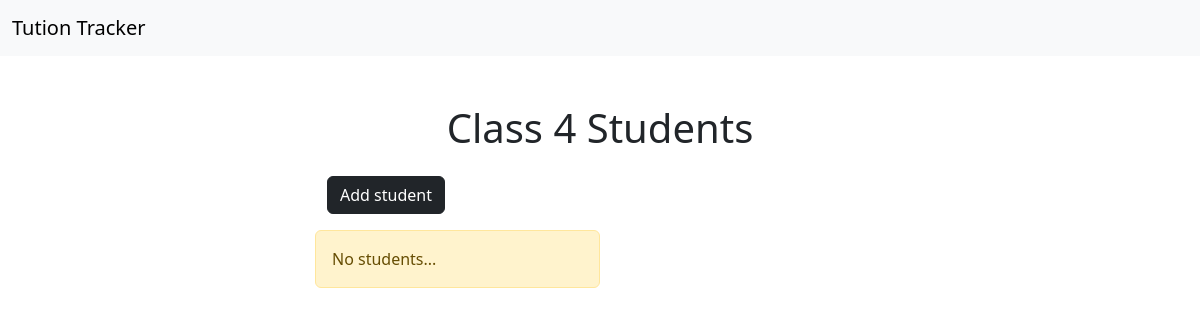
The page /class/20/students (signed in) on the database as committed earlier.
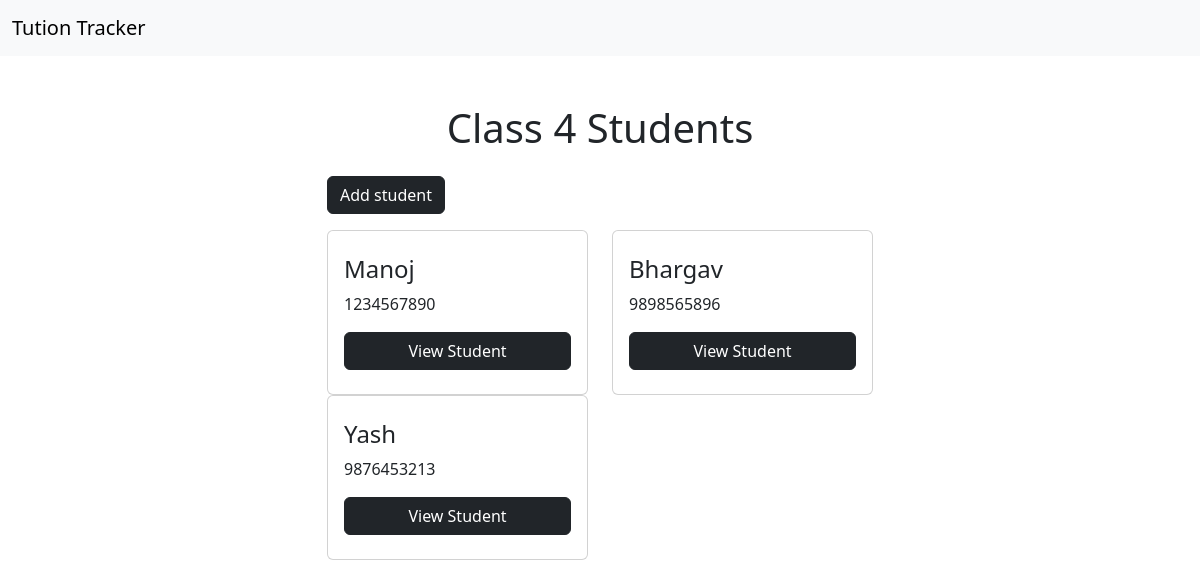
The same page on the database as committed later.
### main/models.py (models this page shows, shortened)
class Class(models.Model):
    name = models.CharField("Student Class", max_length=20, unique=True)
    class Meta:
        verbose_name_plural = 'Classes'

class Student(models.Model):
    name = models.CharField("Student's Name", max_length=255)
    class_name = models.ForeignKey(Class, on_delete=models.CASCADE)
    joining_date  = models.DateField("Date of Joining")
    contact_no = models.CharField("Parent's Contact No",max_length=10)
    school = models.ForeignKey(School,on_delete=models.CASCADE)

### main/views.py (the view, shortened to what this page needs)
# urls.py: path('class/<int:class_id>/students', views.students, name = 'students'),
@login_required
def students(request, class_id):
    students = Student.objects.filter(class_name__id = class_id)
    _class = Class.objects.get(id = class_id)
    context = {
        "students" : students,
        "class": _class,
        "schools":School.objects.all()
    }
    return render(request,'main/students.html',context)

### main/templates/main/students.html (shortened to what this page needs)
{% extends 'base.html' %}
{% block content %}
<div class="container">
    <div class="row mt-5">
        <div class="col-md-3"></div>
        <div class="col-md-6">
            <h1 class="text-center">{{ class.name }} Students</h1>
            <button type="button" class="btn btn-dark my-3" data-bs-toggle="modal" data-bs-target="#addStudent">
                Add student
            </button>
            <div class="row row-cols-2">
                {% for student in students %}
                <div class="col">
                    <div class="card">
                        <div class="card-body">
                            <p class="h4 my-2">{{ student.name }}</p>
                            <p>{{ student.contact_no }}</p>
                            <a class="btn btn-dark w-100 mb-2" href="{% url 'student_detail' student.id %}">View
                                Student</a>
                        </div>
                    </div>
                </div>
                {% empty %}
                <div class="alert alert-warning">
                    No students...
                </div>
                {% endfor %}
            </div>
        </div>
        <div class="col-md-3"></div>
    </div>
</div>
{% endblock content %}

### main/templates/base.html (shortened to what this page needs)
<!DOCTYPE html>
<html lang="en">
<head>
    <link rel="stylesheet" href="https://cdn.jsdelivr.net/npm/bootstrap@5.3.3/dist/css/bootstrap.min.css">
</head>
<body>
    {% include 'components/navbar.html' %}
    {% block content %}
    {% endblock content %}
</body>
</html>

### main/templates/components/navbar.html
<nav class="navbar bg-body-tertiary">
  <div class="container-fluid">
    <a class="navbar-brand" href="{% url 'index' %}">Tution Tracker</a>
  </div>
</nav>

Rows that differ between the two databases and show on the page:
added Student: name "Manoj", contact_no "1234567890"
added Student: name "Bhargav", contact_no "9898565896"
added Student: name "Yash", contact_no "9876453213"
Other text that changed with them:
text no longer shown: "No students..."
